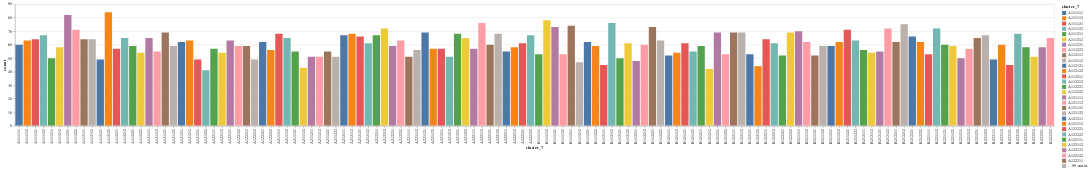

Notebook code cell kept with this figure:
### Code cell
show_b_stats('cluster_7', df_clustered)

### Figure 1 — Vega-Lite specification as saved in the notebook (floating-point values rounded to 4 significant figures)
{"config": {"view": {"continuousWidth": 300, "continuousHeight": 300}}, "data": {"name": "data-71a180240d7dc53d38496e51e62530c6"}, "mark": {"type": "bar", "tooltip": true}, "encoding": {"color": {"field": "cluster_7", "type": "nominal"}, "x": {"field": "cluster_7", "type": "nominal"}, "y": {"field": "count", "type": "quantitative"}}, "params": [{"name": "param_28", "select": {"type": "interval", "encodings": ["x", "y"]}, "bind": "scales"}], "$schema": "https://vega.github.io/schema/vega-lite/v5.20.1.json", "datasets": {"data-71a180240d7dc53d38496e51e62530c6": [{"cluster_7": "A112122", "count": 84}, {"cluster_7": "A111221", "count": 82}, {"cluster_7": "B111112", "count": 78}, {"cluster_7": "B112112", "count": 76}, {"cluster_7": "A222112", "count": 76}, {"cluster_7": "B212212", "count": 75}, {"cluster_7": "B111211", "count": 74}, {"cluster_7": "B111121", "count": 73}, {"cluster_7": "B112221", "count": 73}, {"cluster_7": "B221112", "count": 72}, {"cluster_7": "B212122", "count": 72}, {"cluster_7": "A212212", "count": 72}, {"cluster_7": "B211221", "count": 71}, {"cluster_7": "A111222", "count": 71}, {"cluster_7": "B211111", "count": 70}, {"cluster_7": "A121121", "count": 69}, {"cluster_7": "A221121", "count": 69}, {"cluster_7": "B122112", "count": 69}, {"cluster_7": "B121221", "count": 69}, {"cluster_7": "B122222", "count": 69}, {"cluster_7": "B122111", "count": 69}, {"cluster_7": "A212112", "count": 68}, {"cluster_7": "A222122", "count": 68}, {"cluster_7": "A211111", "count": 68}, {"cluster_7": "B222122", "count": 68}, {"cluster_7": "A221221", "count": 68}, {"cluster_7": "A111122", "count": 67}, {"cluster_7": "A212111", "count": 67}, {"cluster_7": "A212211", "count": 67}, {"cluster_7": "A222222", "count": 67}, {"cluster_7": "B221222", "count": 67}, {"cluster_7": "B212221", "count": 66}, {"cluster_7": "A212121", "count": 66}, {"cluster_7": "B221221", "count": 65}, {"cluster_7": "A112212", "count": 65}, {"cluster_7": "A121111", "count": 65}, {"cluster_7": "A221222", "count": 65}, {"cluster_7": "B222222", "count": 65}, {"cluster_7": "A211112", "count": 65}, {"cluster_7": "A112111", "count": 64}, {"cluster_7": "B122211", "count": 64}, {"cluster_7": "A112112", "count": 64}, {"cluster_7": "A111121", "count": 64}, {"cluster_7": "A122121", "count": 63}, {"cluster_7": "B112222", "count": 63}, {"cluster_7": "A212222", "count": 63}, {"cluster_7": "A111112", "count": 63}, {"cluster_7": "B211222", "count": 63}, {"cluster_7": "A121212", "count": 63}, {"cluster_7": "B212222", "count": 62}, {"cluster_7": "A122221", "count": 62}, {"cluster_7": "B111221", "count": 62}, {"cluster_7": "A121211", "count": 62}, {"cluster_7": "B211212", "count": 62}, {"cluster_7": "B212211", "count": 62}, {"cluster_7": "B211112", "count": 62}, {"cluster_7": "B112122", "count": 61}, {"cluster_7": "B122212", "count": 61}, {"cluster_7": "A212122", "count": 61}, {"cluster_7": "A222221", "count": 61}, {"cluster_7": "B121121", "count": 61}, {"cluster_7": "A222121", "count": 60}, {"cluster_7": "B112212", "count": 60}, {"cluster_7": "B222112", "count": 60}, {"cluster_7": "A111111", "count": 60}, {"cluster_7": "B221121", "count": 60}, {"cluster_7": "B211211", "count": 59}, {"cluster_7": "A122211", "count": 59}, {"cluster_7": "A212221", "count": 59}, {"cluster_7": "B221122", "count": 59}, {"cluster_7": "A112221", "count": 59}, {"cluster_7": "B121211", "count": 59}, {"cluster_7": "B211122", "count": 59}, {"cluster_7": "A122122", "count": 59}, {"cluster_7": "B111222", "count": 59}, {"cluster_7": "A121122", "count": 59}, {"cluster_7": "B222221", "count": 58}, {"cluster_7": "A222212", "count": 58}, {"cluster_7": "B222211", "count": 58}, {"cluster_7": "A111212", "count": 58}, {"cluster_7": "A221122", "count": 57}, {"cluster_7": "A112211", "count": 57}, {"cluster_7": "B221212", "count": 57}, {"cluster_7": "A221211", "count": 57}, {"cluster_7": "A222111", "count": 57}, {"cluster_7": "A122111", "count": 57}, {"cluster_7": "B212111", "count": 56}, {"cluster_7": "A122222", "count": 56}, {"cluster_7": "A221112", "count": 56}, {"cluster_7": "A121112", "count": 55}, {"cluster_7": "B212121", "count": 55}, {"cluster_7": "A211221", "count": 55}, {"cluster_7": "A211121", "count": 55}, {"cluster_7": "A222211", "count": 55}, {"cluster_7": "B121122", "count": 55}, {"cluster_7": "B212112", "count": 54}, {"cluster_7": "A122112", "count": 54}, {"cluster_7": "A112222", "count": 54}, {"cluster_7": "B121112", "count": 54}, {"cluster_7": "B111111", "count": 53}, {"cluster_7": "B221111", "count": 53}, {"cluster_7": "B121222", "count": 53}, {"cluster_7": "B122121", "count": 53}, {"cluster_7": "B111122", "count": 53}, {"cluster_7": "B121111", "count": 52}, {"cluster_7": "B122221", "count": 52}, {"cluster_7": "B211121", "count": 52}, {"cluster_7": "A211212", "count": 51}, {"cluster_7": "A221111", "count": 51}, {"cluster_7": "B222212", "count": 51}, {"cluster_7": "A221212", "count": 51}, {"cluster_7": "A211211", "count": 51}, {"cluster_7": "A211222", "count": 51}, {"cluster_7": "B112121", "count": 50}, {"cluster_7": "B221211", "count": 50}, {"cluster_7": "A111211", "count": 50}, {"cluster_7": "A121221", "count": 49}, {"cluster_7": "A122212", "count": 49}, {"cluster_7": "A112121", "count": 49}, {"cluster_7": "B222111", "count": 49}, {"cluster_7": "B112211", "count": 48}, {"cluster_7": "B111212", "count": 47}, {"cluster_7": "B222121", "count": 45}, {"cluster_7": "B112111", "count": 45}, {"cluster_7": "B122122", "count": 44}, {"cluster_7": "A211122", "count": 43}, {"cluster_7": "B121212", "count": 42}, {"cluster_7": "A121222", "count": 41}]}}
